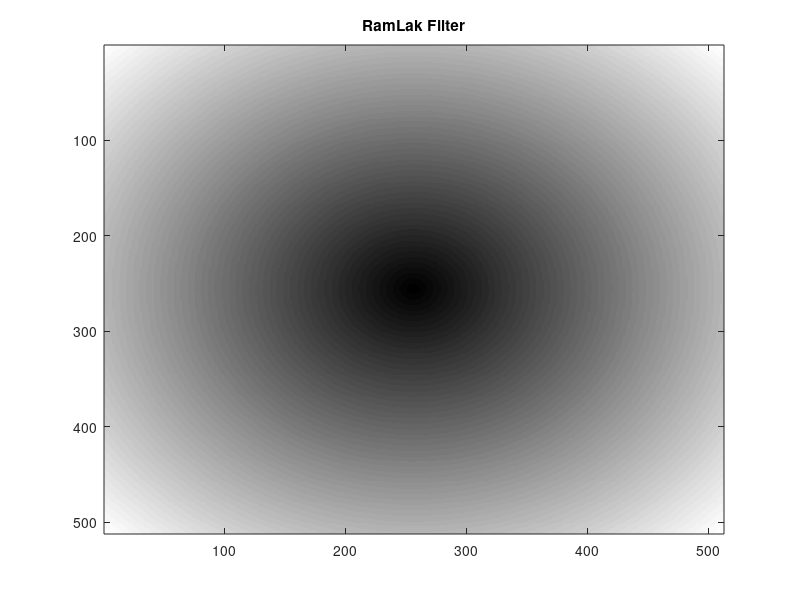

Reproduce this figure in MATLAB. (Note: this script raises an error after producing the figure.)
close all ; clc; 
ramlak = zeros(512,512,4);
    for i=1:512
         for j=1:512
             ramlak(i,j,1)=sqrt((i-256)^2+(j-256)^2);
         end
    end
 ramlak(:,:,2) = ramlak(:,:,1);
 ramlak(:,:,3) = ramlak(:,:,1);
 ramlak(:,:,4) = ramlak(:,:,1);
figure; 
imagesc(ramlak(:,:,1));
colormap gray;
title('RamLak Filter');
colsumfft=fft2(colsums);
ramlak = fftshift(ramlak);
final=colsumfft.*ramlak;
filtered=real(ifft2(final));

figure; 
subplot(1,2,1), imagesc(colsums(:,:,1)), title('Original Image 1');
subplot(1,2,2), imagesc(filtered(:,:,1)), title('Flitered using RamLak Filter');
figure; 
subplot(1,2,1), imagesc(colsums(:,:,2)), title('Original Image 2');
subplot(1,2,2), imagesc(filtered(:,:,2)), title('Flitered using RamLak Filter');
figure; 
subplot(1,2,1), imagesc(colsums(:,:,3)), title('Original Image 3');
subplot(1,2,2), imagesc(filtered(:,:,3)), title('Flitered using RamLak Filter');
figure; 
subplot(1,2,1), imagesc(colsums(:,:,4)), title('Original Image 4');
subplot(1,2,2), imagesc(filtered(:,:,4)), title('Flitered using RamLak Filter');
